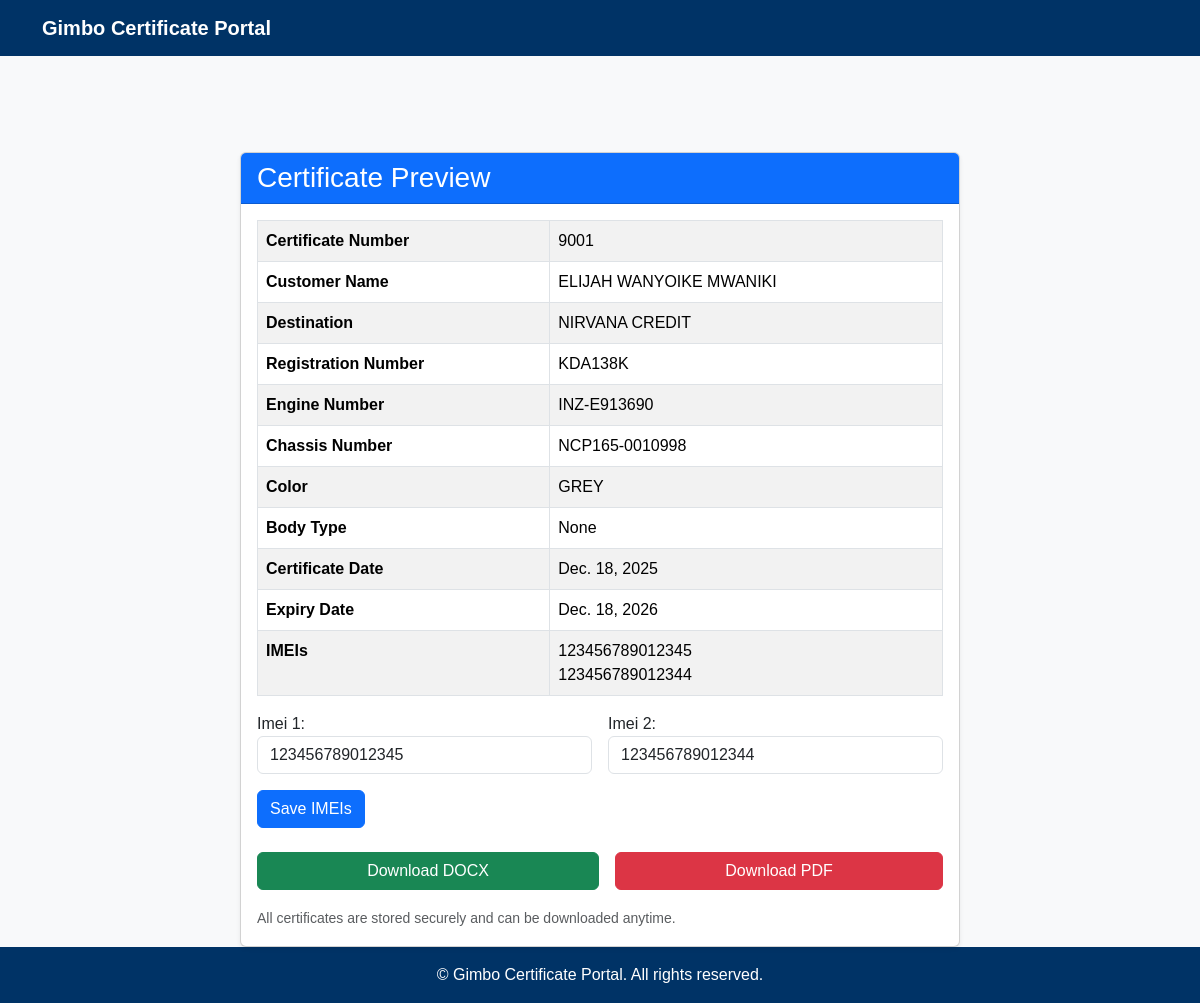
Page /certificates/preview/53/ on the committed database.
### certificates/models.py (models this page shows, shortened)
class GeneratedCertificate(models.Model):
    uploaded_pdf = models.ForeignKey(
        'UploadedPDF',
        on_delete=models.SET_NULL,
        null=True,
        blank=True,
        related_name='certificates'
    )
    template_used = models.ForeignKey(
        'CertificateTemplate',
        on_delete=models.SET_NULL,
        null=True,
        blank=True,
        related_name='generated_certificates'
    )
    docx_file = models.FileField(upload_to=generated_doc_path, null=True, blank=True)
    pdf_file = models.FileField(upload_to=generated_doc_path, null=True, blank=True)
    created_at = models.DateTimeField(auto_now_add=True)
    certificate_date = models.DateField(default=timezone.now)
    certificate_number = models.PositiveIntegerField(null=True, blank=True, editable=False)
    issue_date = models.DateField(default=timezone.now)
    destination = models.CharField(max_length=255, blank=True, null=True)
    customer_name = models.CharField(max_length=255, blank=True, null=True)
    reg_no = models.CharField(max_length=50, blank=True, null=True)
    engine_no = models.CharField(max_length=100, blank=True, null=True)
    chassis_no = models.CharField(max_length=100, blank=True, null=True)
    color = models.CharField(max_length=50, blank=True, null=True)
    body_type = models.CharField(max_length=100, blank=True, null=True)
    insurance_value = models.CharField(max_length=50, blank=True, null=True)
    expiry_date = models.DateField(default=date.today() + timedelta(days=365))
    imei_1 = models.CharField(
        max_length=15,
        blank=True,
        null=True,
        help_text="Tracker IMEI number 1 (max 15 chars)"
    )
    imei_2 = models.CharField(
        max_length=15,
        blank=True,
        null=True,
        help_text="Tracker IMEI number 2 (max 15 chars)"
    )

### certificates/views/upload.py (the view)
# urls.py: path('preview/<int:pk>/', upload.preview_view, name='preview'),
def preview_view(request, pk):
    gen = get_object_or_404(GeneratedCertificate, pk=pk)
    if request.method == "POST":
        form = ImeiUpdateForm(request.POST, instance=gen)
        if form.is_valid():
            form.save()
            regenerate_certificate_with_imei(gen)
            messages.success(request, "IMEIs updated and certificate regenerated!")
            return redirect('certificates:preview', pk=gen.pk)
    else:
        form = ImeiUpdateForm(instance=gen)
    return render(request, 'preview.html', {'gen': gen, 'form': form})

### certificates/forms.py (shortened to what this page needs)
class ImeiUpdateForm(forms.ModelForm):
    class Meta:
        model = GeneratedCertificate
        fields = ['imei_1', 'imei_2']
        widgets = {
            'imei_1': forms.TextInput(attrs={'maxlength': 15, 'class': 'form-control'}),
            'imei_2': forms.TextInput(attrs={'maxlength': 15, 'class': 'form-control'}),
        }

### certificates/templates/preview.html (shortened to what this page needs)
{% extends "base.html" %}
{% block content %}
<div class="container mt-5">
    <div class="row justify-content-center">
        <div class="col-lg-8 col-md-10 col-sm-12">
            <div class="card shadow-sm">
                <div class="card-header bg-primary text-white">
                    <h3 class="mb-0">Certificate Preview</h3>
                </div>
                <div class="card-body">
                    <table class="table table-bordered table-striped">
                        <tbody>
                            <tr>
                                <th scope="row">Certificate Number</th>
                                <td>{{ gen.certificate_number }}</td>
                            </tr>
                            <tr>
                                <th scope="row">Customer Name</th>
                                <td>{{ gen.customer_name }}</td>
                            </tr>
                            <tr>
                                <th scope="row">Destination</th>
                                <td>{{ gen.destination }}</td>
                            </tr>
                            <tr>
                                <th scope="row">Registration Number</th>
                                <td>{{ gen.reg_no }}</td>
                            </tr>
                            <tr>
                                <th scope="row">Engine Number</th>
                                <td>{{ gen.engine_no }}</td>
                            </tr>
                            <tr>
                                <th scope="row">Chassis Number</th>
                                <td>{{ gen.chassis_no }}</td>
                            </tr>
                            <tr>
                                <th scope="row">Color</th>
                                <td>{{ gen.color }}</td>
                            </tr>
                            <tr>
                                <th scope="row">Body Type</th>
                                <td>{{ gen.body_type }}</td>
                            </tr>
                            <tr>
                                <th scope="row">Certificate Date</th>
                                <td>{{ gen.certificate_date }}</td>
                            </tr>
                            {% if gen.expiry_date %}
                            <tr>
                                <th scope="row">Expiry Date</th>
                                <td>{{ gen.expiry_date }}</td>
                            </tr>
                            {% endif %}
                            <tr>
                                <th scope="row">IMEIs</th>
                                <td>
                                    {{ gen.imei_1 }}<br>
                                    {{ gen.imei_2 }}
                                </td>
                            </tr>
                        </tbody>
                    </table>
                    <form method="post" class="mb-3">
                        <div class="row g-3">
                            <div class="col-md-6">
                                {{ form.imei_1.label_tag }}
                                {{ form.imei_1 }}
                            </div>
                            <div class="col-md-6">
                                {{ form.imei_2.label_tag }}
                                {{ form.imei_2 }}
                            </div>
                        </div>
                        <button type="submit" class="btn btn-primary mt-3">Save IMEIs</button>
                    </form>
                    <div class="d-flex gap-3 mt-4">
                        {% if gen.docx_file %}
                        <a href="{% url 'certificates:download' gen.pk 'docx' %}" class="btn btn-success flex-fill">
                            Download DOCX
                        </a>
                        {% endif %}
                        {% if gen.pdf_file %}
                        <a href="{% url 'certificates:download' gen.pk 'pdf' %}" class="btn btn-danger flex-fill">
                            Download PDF
                        </a>
                        {% endif %}
                    </div>
                    <div class="mt-3">
                        <small class="text-muted">All certificates are stored securely and can be downloaded anytime.</small>
                    </div>
                </div>
            </div>
        </div>
    </div>
</div>
{% endblock %}

### certificates/static/css/gimbo.css (style rules this page uses)
body { background-color: #f8f9fa; font-family: "Poppins", sans-serif; }

### rows in the picture
GeneratedCertificate: certificate_number "9001", customer_name "ELIJAH WANYOIKE MWANIKI", destination "NIRVANA CREDIT", reg_no "KDA138K", engine_no "INZ-E913690", chassis_no "NCP165-0010998", color "GREY", body_type "None", certificate_date "Dec. 18, 2025", expiry_date "Dec. 18, 2026", imei_1 "123456789012345", imei_2 "123456789012344"
